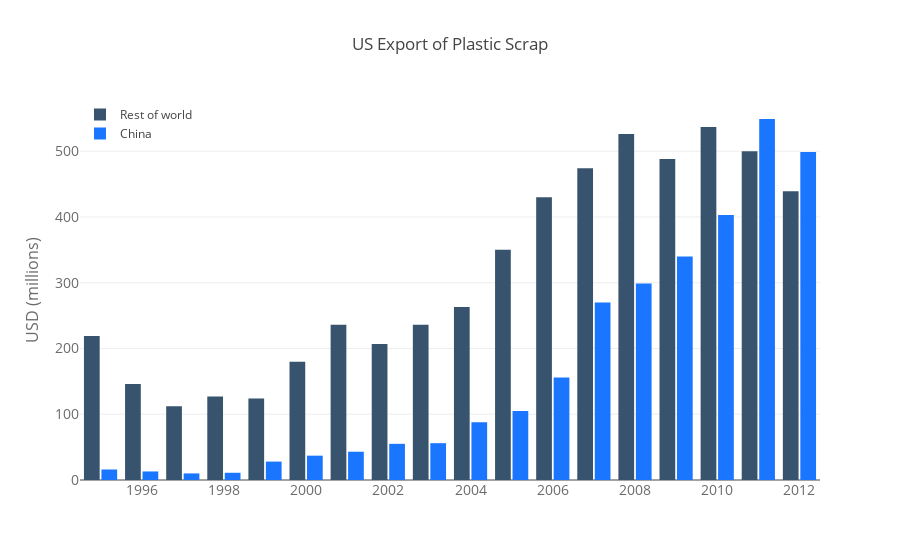

Notebook source saved alongside this figure:
### Markdown cell above
### Bar

### Code cell
trace1 = go.Bar(
    x=[1995, 1996, 1997, 1998, 1999, 2000, 2001, 2002, 2003,
       2004, 2005, 2006, 2007, 2008, 2009, 2010, 2011, 2012],
    y=[219, 146, 112, 127, 124, 180, 236, 207, 236, 263,
       350, 430, 474, 526, 488, 537, 500, 439],
    name='Rest of world',
    marker=dict(
        color='rgb(55, 83, 109)'
    )
)
trace2 = go.Bar(
    x=[1995, 1996, 1997, 1998, 1999, 2000, 2001, 2002, 2003,
       2004, 2005, 2006, 2007, 2008, 2009, 2010, 2011, 2012],
    y=[16, 13, 10, 11, 28, 37, 43, 55, 56, 88, 105, 156, 270,
       299, 340, 403, 549, 499],
    name='China',
    marker=dict(
        color='rgb(26, 118, 255)'
    )
)
data = [trace1, trace2]
layout = go.Layout(
    title='US Export of Plastic Scrap',
    xaxis=dict(
        tickfont=dict(
            size=14,
            color='rgb(107, 107, 107)'
        )
    ),
    yaxis=dict(
        title='USD (millions)',
        titlefont=dict(
            size=16,
            color='rgb(107, 107, 107)'
        ),
        tickfont=dict(
            size=14,
            color='rgb(107, 107, 107)'
        )
    ),
    legend=dict(
        x=0,
        y=1.0,
        bgcolor='rgba(255, 255, 255, 0)',
        bordercolor='rgba(255, 255, 255, 0)'
    ),
    barmode='group',
    bargap=0.15,
    bargroupgap=0.1
)

fig = go.Figure(data=data, layout=layout)
#plot(fig, filename='style-bar')
iplot(fig)

### Figure 1 — Plotly figure (JSON) as saved in the notebook; plotly's stock layout.template omitted (floating-point values rounded to 4 significant figures)
{"data": [{"marker": {"color": "rgb(55, 83, 109)"}, "name": "Rest of world", "type": "bar", "uid": "ea4ca40a-8c35-11e8-97ab-8c859018b9c4", "x": [1995, 1996, 1997, 1998, 1999, 2000, 2001, 2002, 2003, 2004, 2005, 2006, 2007, 2008, 2009, 2010, 2011, 2012], "y": [219, 146, 112, 127, 124, 180, 236, 207, 236, 263, 350, 430, 474, 526, 488, 537, 500, 439]}, {"marker": {"color": "rgb(26, 118, 255)"}, "name": "China", "type": "bar", "uid": "ea4ca55e-8c35-11e8-a5f5-8c859018b9c4", "x": [1995, 1996, 1997, 1998, 1999, 2000, 2001, 2002, 2003, 2004, 2005, 2006, 2007, 2008, 2009, 2010, 2011, 2012], "y": [16, 13, 10, 11, 28, 37, 43, 55, 56, 88, 105, 156, 270, 299, 340, 403, 549, 499]}], "layout": {"bargap": 0.15, "bargroupgap": 0.1, "barmode": "group", "legend": {"bgcolor": "rgba(255, 255, 255, 0)", "bordercolor": "rgba(255, 255, 255, 0)", "x": 0, "y": 1}, "title": "US Export of Plastic Scrap", "xaxis": {"tickfont": {"color": "rgb(107, 107, 107)", "size": 14}}, "yaxis": {"tickfont": {"color": "rgb(107, 107, 107)", "size": 14}, "title": "USD (millions)", "titlefont": {"color": "rgb(107, 107, 107)", "size": 16}}}}
